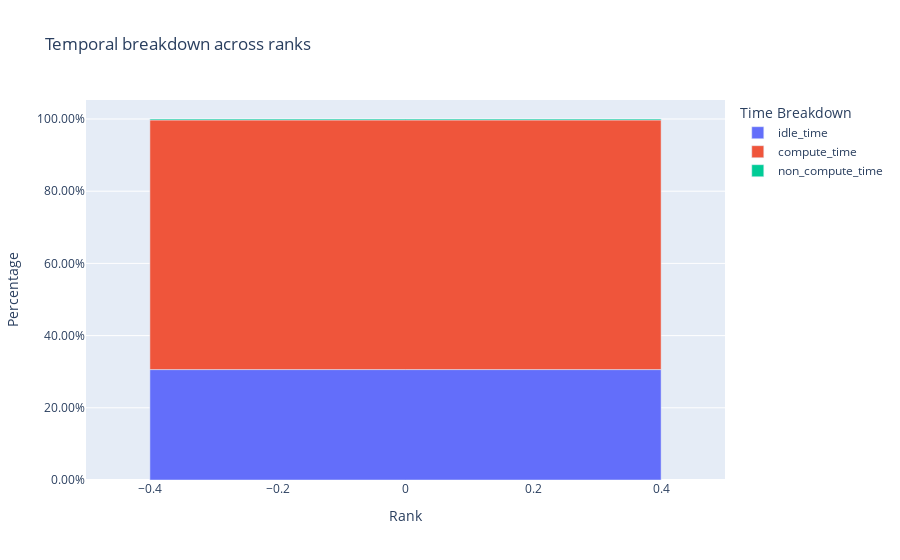

Notebook cell for this chart:
### Code cell
temporal_breakdown_df = analyzer.get_temporal_breakdown(visualize=True)

### Figure 1 — Plotly figure (JSON) as saved in the notebook; plotly's stock layout.template omitted (floating-point values rounded to 4 significant figures)
{"data": [{"alignmentgroup": "True", "hovertemplate": "variable=idle_time<br>Rank=%{x}<br>value=%{y}<extra></extra>", "legendgroup": "idle_time", "marker": {"color": "#636efa", "pattern": {"shape": ""}}, "name": "idle_time", "offsetgroup": "idle_time", "orientation": "v", "showlegend": true, "textposition": "auto", "type": "bar", "x": [0], "xaxis": "x", "y": [0.3059], "yaxis": "y"}, {"alignmentgroup": "True", "hovertemplate": "variable=compute_time<br>Rank=%{x}<br>value=%{y}<extra></extra>", "legendgroup": "compute_time", "marker": {"color": "#EF553B", "pattern": {"shape": ""}}, "name": "compute_time", "offsetgroup": "compute_time", "orientation": "v", "showlegend": true, "textposition": "auto", "type": "bar", "x": [0], "xaxis": "x", "y": [0.6915], "yaxis": "y"}, {"alignmentgroup": "True", "hovertemplate": "variable=non_compute_time<br>Rank=%{x}<br>value=%{y}<extra></extra>", "legendgroup": "non_compute_time", "marker": {"color": "#00cc96", "pattern": {"shape": ""}}, "name": "non_compute_time", "offsetgroup": "non_compute_time", "orientation": "v", "showlegend": true, "textposition": "auto", "type": "bar", "x": [0], "xaxis": "x", "y": [0.002689], "yaxis": "y"}], "layout": {"autosize": true, "barmode": "relative", "legend": {"title": {"text": "Time Breakdown"}, "tracegroupgap": 0}, "title": {"text": "Temporal breakdown across ranks"}, "xaxis": {"anchor": "y", "autorange": true, "domain": [0, 1], "range": [-0.5, 0.5], "title": {"text": "Rank"}, "type": "linear"}, "yaxis": {"anchor": "x", "autorange": true, "domain": [0, 1], "range": [0, 1.053], "tickformat": ".2%", "title": {"text": "Percentage"}, "type": "linear"}}}
